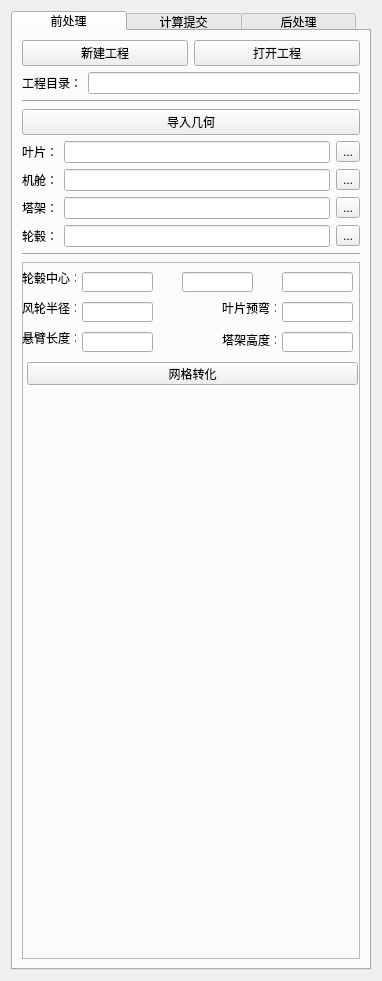
<?xml version="1.0" encoding="UTF-8"?>
<ui version="4.0">
 <class>Form</class>
 <widget class="QWidget" name="Form">
  <property name="geometry">
   <rect>
    <x>0</x>
    <y>0</y>
    <width>378</width>
    <height>981</height>
   </rect>
  </property>
  <property name="windowTitle">
   <string>Form</string>
  </property>
  <layout class="QGridLayout" name="gridLayout">
   <item row="0" column="0">
    <widget class="QSplitter" name="splitter">
     <property name="orientation">
      <enum>Qt::Horizontal</enum>
     </property>
     <widget class="QTabWidget" name="tabWidget">
      <property name="enabled">
       <bool>true</bool>
      </property>
      <property name="minimumSize">
       <size>
        <width>360</width>
        <height>344</height>
       </size>
      </property>
      <property name="maximumSize">
       <size>
        <width>16777214</width>
        <height>16777215</height>
       </size>
      </property>
      <property name="autoFillBackground">
       <bool>true</bool>
      </property>
      <property name="styleSheet">
       <string notr="true">QTabBar::tab{width:115}
QTabBar::tab{height:20}</string>
      </property>
      <property name="currentIndex">
       <number>0</number>
      </property>
      <widget class="QWidget" name="tab_3">
       <attribute name="title">
        <string>前处理</string>
       </attribute>
       <layout class="QGridLayout" name="gridLayout_2">
        <item row="3" column="0">
         <widget class="QPushButton" name="pushButton">
          <property name="text">
           <string>导入几何</string>
          </property>
         </widget>
        </item>
        <item row="5" column="0">
         <layout class="QHBoxLayout" name="horizontalLayout_8">
          <item>
           <widget class="QLabel" name="label_8">
            <property name="text">
             <string>机舱：</string>
            </property>
           </widget>
          </item>
          <item>
           <widget class="QLineEdit" name="cabin"/>
          </item>
          <item>
           <widget class="QToolButton" name="toolButton_2">
            <property name="text">
             <string>...</string>
            </property>
           </widget>
          </item>
         </layout>
        </item>
        <item row="7" column="0">
         <layout class="QHBoxLayout" name="horizontalLayout_10">
          <item>
           <widget class="QLabel" name="label_10">
            <property name="text">
             <string>轮毂：</string>
            </property>
           </widget>
          </item>
          <item>
           <widget class="QLineEdit" name="hub"/>
          </item>
          <item>
           <widget class="QToolButton" name="toolButton_4">
            <property name="text">
             <string>...</string>
            </property>
           </widget>
          </item>
         </layout>
        </item>
        <item row="9" column="0">
         <widget class="QFrame" name="frame">
          <property name="frameShape">
           <enum>QFrame::StyledPanel</enum>
          </property>
          <property name="frameShadow">
           <enum>QFrame::Raised</enum>
          </property>
          <widget class="QLabel" name="label_13">
           <property name="geometry">
            <rect>
             <x>0</x>
             <y>10</y>
             <width>54</width>
             <height>12</height>
            </rect>
           </property>
           <property name="text">
            <string>轮毂中心：</string>
           </property>
          </widget>
          <widget class="QLineEdit" name="hub_cty">
           <property name="geometry">
            <rect>
             <x>160</x>
             <y>10</y>
             <width>71</width>
             <height>20</height>
            </rect>
           </property>
          </widget>
          <widget class="QLineEdit" name="bd_prebend">
           <property name="geometry">
            <rect>
             <x>260</x>
             <y>40</y>
             <width>71</width>
             <height>20</height>
            </rect>
           </property>
          </widget>
          <widget class="QLabel" name="label_14">
           <property name="geometry">
            <rect>
             <x>200</x>
             <y>40</y>
             <width>54</width>
             <height>12</height>
            </rect>
           </property>
           <property name="text">
            <string>叶片预弯：</string>
           </property>
          </widget>
          <widget class="QLineEdit" name="tower_h">
           <property name="geometry">
            <rect>
             <x>260</x>
             <y>70</y>
             <width>71</width>
             <height>20</height>
            </rect>
           </property>
          </widget>
          <widget class="QLabel" name="label_15">
           <property name="geometry">
            <rect>
             <x>200</x>
             <y>70</y>
             <width>54</width>
             <height>16</height>
            </rect>
           </property>
           <property name="text">
            <string>塔架高度：</string>
           </property>
          </widget>
          <widget class="QLabel" name="label_16">
           <property name="geometry">
            <rect>
             <x>0</x>
             <y>40</y>
             <width>54</width>
             <height>12</height>
            </rect>
           </property>
           <property name="text">
            <string>风轮半径：</string>
           </property>
          </widget>
          <widget class="QLineEdit" name="wt_radius">
           <property name="geometry">
            <rect>
             <x>60</x>
             <y>40</y>
             <width>71</width>
             <height>20</height>
            </rect>
           </property>
          </widget>
          <widget class="QLineEdit" name="overhang">
           <property name="geometry">
            <rect>
             <x>60</x>
             <y>70</y>
             <width>71</width>
             <height>20</height>
            </rect>
           </property>
          </widget>
          <widget class="QLineEdit" name="hub_ctx">
           <property name="geometry">
            <rect>
             <x>60</x>
             <y>10</y>
             <width>71</width>
             <height>20</height>
            </rect>
           </property>
          </widget>
          <widget class="QLabel" name="label_17">
           <property name="geometry">
            <rect>
             <x>0</x>
             <y>70</y>
             <width>54</width>
             <height>12</height>
            </rect>
           </property>
           <property name="text">
            <string>悬臂长度：</string>
           </property>
          </widget>
          <widget class="QLineEdit" name="hub_ctz">
           <property name="geometry">
            <rect>
             <x>260</x>
             <y>10</y>
             <width>71</width>
             <height>20</height>
            </rect>
           </property>
          </widget>
          <widget class="QPushButton" name="pushButton_transfer">
           <property name="geometry">
            <rect>
             <x>5</x>
             <y>100</y>
             <width>331</width>
             <height>23</height>
            </rect>
           </property>
           <property name="text">
            <string>网格转化</string>
           </property>
          </widget>
         </widget>
        </item>
        <item row="8" column="0">
         <widget class="Line" name="line_2">
          <property name="orientation">
           <enum>Qt::Horizontal</enum>
          </property>
         </widget>
        </item>
        <item row="1" column="0">
         <layout class="QHBoxLayout" name="horizontalLayout_6">
          <item>
           <widget class="QLabel" name="label_6">
            <property name="text">
             <string>工程目录：</string>
            </property>
           </widget>
          </item>
          <item>
           <widget class="QLineEdit" name="lineEdit_2"/>
          </item>
         </layout>
        </item>
        <item row="2" column="0">
         <widget class="Line" name="line_5">
          <property name="orientation">
           <enum>Qt::Horizontal</enum>
          </property>
         </widget>
        </item>
        <item row="4" column="0">
         <layout class="QHBoxLayout" name="horizontalLayout_7">
          <item>
           <widget class="QLabel" name="label">
            <property name="text">
             <string>叶片：</string>
            </property>
           </widget>
          </item>
          <item>
           <widget class="QLineEdit" name="blade"/>
          </item>
          <item>
           <widget class="QToolButton" name="toolButton">
            <property name="text">
             <string>...</string>
            </property>
           </widget>
          </item>
         </layout>
        </item>
        <item row="6" column="0">
         <layout class="QHBoxLayout" name="horizontalLayout_9">
          <item>
           <widget class="QLabel" name="label_9">
            <property name="text">
             <string>塔架：</string>
            </property>
           </widget>
          </item>
          <item>
           <widget class="QLineEdit" name="tower"/>
          </item>
          <item>
           <widget class="QToolButton" name="toolButton_3">
            <property name="text">
             <string>...</string>
            </property>
           </widget>
          </item>
         </layout>
        </item>
        <item row="0" column="0">
         <layout class="QHBoxLayout" name="horizontalLayout_21">
          <item>
           <widget class="QPushButton" name="pushButton_new">
            <property name="text">
             <string>新建工程</string>
            </property>
            <property name="icon">
             <iconset>
              <normaloff>../Windows/System32/OneDrive.ico</normaloff>../Windows/System32/OneDrive.ico</iconset>
            </property>
           </widget>
          </item>
          <item>
           <widget class="QPushButton" name="pushButton_open">
            <property name="text">
             <string>打开工程</string>
            </property>
           </widget>
          </item>
         </layout>
        </item>
       </layout>
      </widget>
      <widget class="QWidget" name="tab">
       <attribute name="title">
        <string>计算提交</string>
       </attribute>
       <layout class="QGridLayout" name="gridLayout_3">
        <item row="6" column="0">
         <widget class="QFrame" name="frame_3">
          <property name="frameShape">
           <enum>QFrame::StyledPanel</enum>
          </property>
          <property name="frameShadow">
           <enum>QFrame::Raised</enum>
          </property>
          <widget class="QWidget" name="layoutWidget_6">
           <property name="geometry">
            <rect>
             <x>10</x>
             <y>20</y>
             <width>321</width>
             <height>101</height>
            </rect>
           </property>
           <layout class="QVBoxLayout" name="verticalLayout_3">
            <item>
             <widget class="QCheckBox" name="checkBox">
              <property name="text">
               <string>计算完成后，发送邮件至：</string>
              </property>
             </widget>
            </item>
            <item>
             <widget class="QLineEdit" name="lineEdit_4">
              <property name="readOnly">
               <bool>false</bool>
              </property>
              <property name="placeholderText">
               <string>examples@mail.com</string>
              </property>
              <property name="clearButtonEnabled">
               <bool>false</bool>
              </property>
             </widget>
            </item>
            <item>
             <widget class="QPushButton" name="pushButton_sub">
              <property name="text">
               <string>提交计算</string>
              </property>
             </widget>
            </item>
           </layout>
          </widget>
          <widget class="QWidget" name="layoutWidget_7">
           <property name="geometry">
            <rect>
             <x>10</x>
             <y>0</y>
             <width>321</width>
             <height>16</height>
            </rect>
           </property>
           <layout class="QHBoxLayout" name="horizontalLayout_16">
            <property name="sizeConstraint">
             <enum>QLayout::SetNoConstraint</enum>
            </property>
            <item>
             <widget class="Line" name="line_6">
              <property name="orientation">
               <enum>Qt::Horizontal</enum>
              </property>
             </widget>
            </item>
            <item>
             <widget class="QLabel" name="label_23">
              <property name="layoutDirection">
               <enum>Qt::LeftToRight</enum>
              </property>
              <property name="text">
               <string>     邮件通知</string>
              </property>
             </widget>
            </item>
            <item>
             <widget class="Line" name="line_7">
              <property name="orientation">
               <enum>Qt::Horizontal</enum>
              </property>
             </widget>
            </item>
           </layout>
          </widget>
         </widget>
        </item>
        <item row="5" column="0">
         <widget class="Line" name="line_4">
          <property name="orientation">
           <enum>Qt::Horizontal</enum>
          </property>
         </widget>
        </item>
        <item row="1" column="0">
         <layout class="QHBoxLayout" name="horizontalLayout_13">
          <item>
           <widget class="QLabel" name="label_19">
            <property name="sizePolicy">
             <sizepolicy hsizetype="Fixed" vsizetype="Preferred">
              <horstretch>0</horstretch>
              <verstretch>0</verstretch>
             </sizepolicy>
            </property>
            <property name="text">
             <string>队列：        </string>
            </property>
           </widget>
          </item>
          <item>
           <widget class="QComboBox" name="cbox_queue">
            <property name="editable">
             <bool>false</bool>
            </property>
            <property name="currentText">
             <string>q_x86_share</string>
            </property>
            <property name="currentIndex">
             <number>0</number>
            </property>
            <item>
             <property name="text">
              <string>q_x86_share</string>
             </property>
            </item>
            <item>
             <property name="text">
              <string>q_x86_expr</string>
             </property>
            </item>
            <item>
             <property name="text">
              <string>q_x86_vio_share</string>
             </property>
            </item>
            <item>
             <property name="text">
              <string>q_x86_cn_sim</string>
             </property>
            </item>
           </widget>
          </item>
          <item>
           <layout class="QHBoxLayout" name="horizontalLayout_14">
            <item>
             <widget class="QLabel" name="label_20">
              <property name="text">
               <string>当前剩余核数：</string>
              </property>
             </widget>
            </item>
            <item>
             <widget class="QLabel" name="label_21">
              <property name="enabled">
               <bool>true</bool>
              </property>
              <property name="sizePolicy">
               <sizepolicy hsizetype="Fixed" vsizetype="Fixed">
                <horstretch>0</horstretch>
                <verstretch>0</verstretch>
               </sizepolicy>
              </property>
              <property name="maximumSize">
               <size>
                <width>28</width>
                <height>16777215</height>
               </size>
              </property>
              <property name="text">
               <string/>
              </property>
             </widget>
            </item>
           </layout>
          </item>
         </layout>
        </item>
        <item row="2" column="0">
         <layout class="QHBoxLayout" name="horizontalLayout_15">
          <item>
           <widget class="QLabel" name="label_22">
            <property name="sizePolicy">
             <sizepolicy hsizetype="Fixed" vsizetype="Preferred">
              <horstretch>0</horstretch>
              <verstretch>0</verstretch>
             </sizepolicy>
            </property>
            <property name="text">
             <string>并行核数：    </string>
            </property>
           </widget>
          </item>
          <item>
           <widget class="QComboBox" name="cbox_cores">
            <property name="editable">
             <bool>false</bool>
            </property>
            <property name="currentText">
             <string>24</string>
            </property>
            <property name="currentIndex">
             <number>0</number>
            </property>
            <item>
             <property name="text">
              <string>24</string>
             </property>
            </item>
            <item>
             <property name="text">
              <string>48</string>
             </property>
            </item>
            <item>
             <property name="text">
              <string>72</string>
             </property>
            </item>
            <item>
             <property name="text">
              <string>96</string>
             </property>
            </item>
            <item>
             <property name="text">
              <string>120</string>
             </property>
            </item>
            <item>
             <property name="text">
              <string>168</string>
             </property>
            </item>
            <item>
             <property name="text">
              <string>192</string>
             </property>
            </item>
            <item>
             <property name="text">
              <string>240</string>
             </property>
            </item>
           </widget>
          </item>
         </layout>
        </item>
        <item row="4" column="0">
         <layout class="QHBoxLayout" name="horizontalLayout_17">
          <item>
           <widget class="QLabel" name="label_24">
            <property name="sizePolicy">
             <sizepolicy hsizetype="Fixed" vsizetype="Preferred">
              <horstretch>0</horstretch>
              <verstretch>0</verstretch>
             </sizepolicy>
            </property>
            <property name="text">
             <string>最大迭代次数：</string>
            </property>
           </widget>
          </item>
          <item>
           <widget class="QLineEdit" name="lineEdit_maxint"/>
          </item>
         </layout>
        </item>
        <item row="3" column="0">
         <layout class="QHBoxLayout" name="horizontalLayout_12">
          <item>
           <widget class="QLabel" name="label_18">
            <property name="text">
             <string>输出间隔：    </string>
            </property>
           </widget>
          </item>
          <item>
           <widget class="QLineEdit" name="lineEdit_output"/>
          </item>
         </layout>
        </item>
        <item row="0" column="0">
         <layout class="QGridLayout" name="gridLayout_4" columnstretch="1,2,1,1,2,1" columnminimumwidth="10,20,10,10,20,10">
          <property name="sizeConstraint">
           <enum>QLayout::SetMinimumSize</enum>
          </property>
          <property name="horizontalSpacing">
           <number>6</number>
          </property>
          <item row="1" column="0">
           <widget class="QLabel" name="label_40">
            <property name="text">
             <string>风速:</string>
            </property>
           </widget>
          </item>
          <item row="2" column="1">
           <widget class="QLineEdit" name="lineEdit_pressure">
            <property name="sizePolicy">
             <sizepolicy hsizetype="Preferred" vsizetype="Preferred">
              <horstretch>0</horstretch>
              <verstretch>0</verstretch>
             </sizepolicy>
            </property>
            <property name="minimumSize">
             <size>
              <width>0</width>
              <height>0</height>
             </size>
            </property>
            <property name="placeholderText">
             <string>例：101325</string>
            </property>
           </widget>
          </item>
          <item row="2" column="0">
           <widget class="QLabel" name="label_35">
            <property name="text">
             <string>压力:</string>
            </property>
           </widget>
          </item>
          <item row="2" column="4">
           <widget class="QLineEdit" name="lineEdit_density">
            <property name="placeholderText">
             <string>例：1.293</string>
            </property>
           </widget>
          </item>
          <item row="2" column="2">
           <widget class="QLabel" name="label_46">
            <property name="text">
             <string>[Pa]</string>
            </property>
           </widget>
          </item>
          <item row="2" column="5">
           <widget class="QLabel" name="label_47">
            <property name="text">
             <string>[kg/m^3]</string>
            </property>
           </widget>
          </item>
          <item row="2" column="3">
           <widget class="QLabel" name="label_48">
            <property name="text">
             <string>密度:</string>
            </property>
           </widget>
          </item>
          <item row="3" column="0">
           <widget class="QLabel" name="label_2">
            <property name="text">
             <string>粘度</string>
            </property>
           </widget>
          </item>
          <item row="3" column="1">
           <widget class="QLineEdit" name="lineEdit_nu">
            <property name="sizePolicy">
             <sizepolicy hsizetype="Preferred" vsizetype="Preferred">
              <horstretch>0</horstretch>
              <verstretch>0</verstretch>
             </sizepolicy>
            </property>
            <property name="minimumSize">
             <size>
              <width>0</width>
              <height>0</height>
             </size>
            </property>
            <property name="placeholderText">
             <string>例：1.8e-5</string>
            </property>
           </widget>
          </item>
          <item row="3" column="2">
           <widget class="QLabel" name="label_3">
            <property name="text">
             <string>[m^2/s]</string>
            </property>
           </widget>
          </item>
          <item row="3" column="3">
           <widget class="QLabel" name="label_34">
            <property name="text">
             <string>转速:</string>
            </property>
           </widget>
          </item>
          <item row="3" column="5">
           <widget class="QLabel" name="label_41">
            <property name="text">
             <string>[rad/min]</string>
            </property>
           </widget>
          </item>
          <item row="3" column="4">
           <widget class="QLineEdit" name="lineEdit_rotatespeed">
            <property name="sizePolicy">
             <sizepolicy hsizetype="Preferred" vsizetype="Fixed">
              <horstretch>0</horstretch>
              <verstretch>0</verstretch>
             </sizepolicy>
            </property>
            <property name="placeholderText">
             <string>例：50</string>
            </property>
           </widget>
          </item>
          <item row="1" column="1">
           <widget class="QLineEdit" name="lineEdit_x">
            <property name="sizePolicy">
             <sizepolicy hsizetype="Maximum" vsizetype="Fixed">
              <horstretch>0</horstretch>
              <verstretch>0</verstretch>
             </sizepolicy>
            </property>
            <property name="placeholderText">
             <string>x</string>
            </property>
           </widget>
          </item>
          <item row="1" column="2">
           <widget class="QLineEdit" name="lineEdit_y">
            <property name="sizePolicy">
             <sizepolicy hsizetype="Preferred" vsizetype="Minimum">
              <horstretch>0</horstretch>
              <verstretch>0</verstretch>
             </sizepolicy>
            </property>
            <property name="placeholderText">
             <string>y</string>
            </property>
           </widget>
          </item>
          <item row="1" column="3">
           <widget class="QLineEdit" name="lineEdit_z">
            <property name="sizePolicy">
             <sizepolicy hsizetype="Preferred" vsizetype="Preferred">
              <horstretch>0</horstretch>
              <verstretch>0</verstretch>
             </sizepolicy>
            </property>
            <property name="placeholderText">
             <string>z</string>
            </property>
           </widget>
          </item>
          <item row="1" column="4">
           <widget class="QLabel" name="label_36">
            <property name="sizePolicy">
             <sizepolicy hsizetype="Fixed" vsizetype="Fixed">
              <horstretch>0</horstretch>
              <verstretch>0</verstretch>
             </sizepolicy>
            </property>
            <property name="text">
             <string>[m/s]</string>
            </property>
           </widget>
          </item>
         </layout>
        </item>
       </layout>
      </widget>
      <widget class="QWidget" name="tab_2">
       <attribute name="title">
        <string>后处理</string>
       </attribute>
       <layout class="QGridLayout" name="gridLayout_5">
        <item row="0" column="0">
         <widget class="QPushButton" name="pushButton_2">
          <property name="whatsThis">
           <string>&lt;html&gt;&lt;head/&gt;&lt;body&gt;&lt;p&gt;切片&lt;/p&gt;&lt;/body&gt;&lt;/html&gt;</string>
          </property>
          <property name="text">
           <string>切片</string>
          </property>
         </widget>
        </item>
        <item row="0" column="2">
         <widget class="QPushButton" name="pushButton_3">
          <property name="text">
           <string>打开Paraview模块 </string>
          </property>
         </widget>
        </item>
        <item row="0" column="1">
         <widget class="QComboBox" name="comboBox">
          <item>
           <property name="text">
            <string>x</string>
           </property>
          </item>
          <item>
           <property name="text">
            <string>y</string>
           </property>
          </item>
          <item>
           <property name="text">
            <string>z</string>
           </property>
          </item>
         </widget>
        </item>
       </layout>
      </widget>
     </widget>
    </widget>
   </item>
  </layout>
 </widget>
 <resources/>
 <connections/>
</ui>
